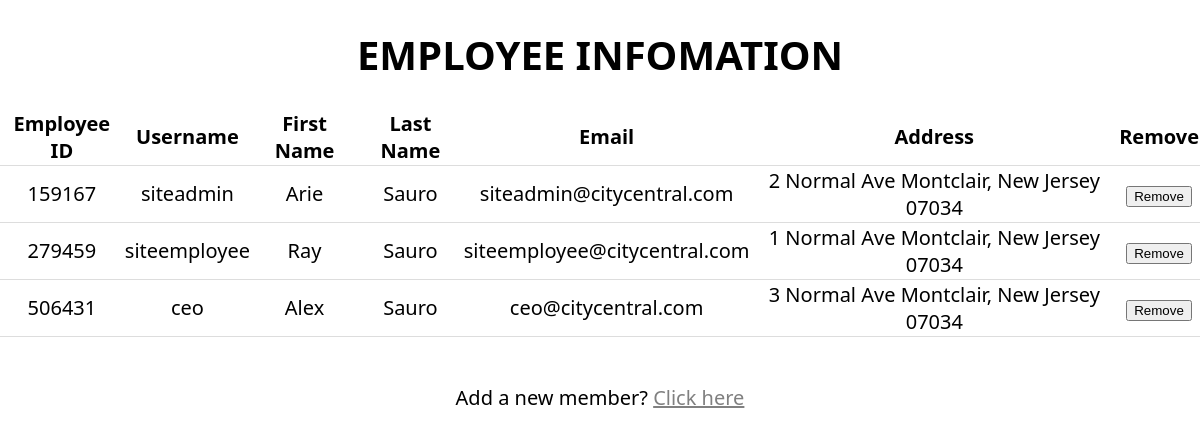
Screenshot of /employee/emp_info.php with the database file from the repository.
### tables this page shows
CREATE TABLE `EMPLOYEE` (
  `employeeID` char(6) NOT NULL,
  `eUsername` varchar(50) DEFAULT NULL,
  `ePassword` varchar(255) NOT NULL,
  `eEmail` varchar(50) DEFAULT NULL,
  `eFname` varchar(50) NOT NULL,
  `eLname` varchar(50) NOT NULL,
  `eAddress` varchar(100) NOT NULL
);

### employee/emp_info.php (the view, shortened to what this page needs)
<?php
    require_once '../db_connect.php';
    $query = "SELECT * FROM EMPLOYEE";
    $results = $db->query($query);
    $num_results = $results->num_rows;
?>
<!DOCTYPE html>
<html>
<head>
    <link rel="stylesheet" href="../product.css">
</head>
    <body>
        <div id="log-in">
            <div class="log-in">
                <h1><center>EMPLOYEE INFOMATION</center></h1>
            </div>
        <table>
            <tr>
                <th>
                    Employee ID
                </th>
                <th>
                    Username
                </th>
                <th>
                    First Name
                </th>
                <th>
                    Last Name
                </th>
                <th>
                    Email
                </th>
                <th>
                    Address
                </th>
                <th>
                    Remove
                </th>
            </tr>
            <?php
        for ($i = 0; $i < $num_results; $i++) {
            $row = $results->fetch_assoc();
            echo "<form action='scripts/emp_delete.php' method='post'>
                <tr>
                    <td>
                        ".$row['employeeID']."
                    </td>
                    <td>
                        ".$row['eUsername']."
                    <td>
                        ".$row['eFname']."
                    </td>
                    <td>
                        ".$row['eLname']."
                    </td>
                    <td>
                        ".$row['eEmail']."
                    </td>
                    <td>
                        ".$row['eAddress']."
                    </td>
                    <td>
                        <input type='hidden' name='empid' value='".$row['employeeID']."'>
                        <input type='submit' value='Remove'>
                    </td>
                </tr>
            </form>";
        }
        ?>
        </table>
        <br>
        <p>
            Add a new member? <a href='emp_register.php'>Click here</a>
            <br>
        </p>
    </body>
</html>

### product.css (style rules this page uses)
body, html { height: 100%; margin: 0; font-family: 'Segoe UI', Tahoma, Geneva, Verdana, sans-serif; }

### employee/emp_info.php (style rules this page uses)
body { text-align: center; font-size:20px; font-family: 'Segoe UI', Tahoma, Geneva, Verdana, sans-serif; }
a { text-decoration; color:grey; }
table { position: relative; margin-left: auto; margin-right: auto; border-collapse: collapse; }
th, td { border-bottom: 1px solid #ddd; }

### rows the page displays
employee: employeeID "159167", eUsername "siteadmin", eFname "Arie", eLname "Sauro", eEmail "siteadmin@citycentral.com", eAddress "2 Normal Ave Montclair, New Jersey 07034"
employee: employeeID "279459", eUsername "siteemployee", eFname "Ray", eLname "Sauro", eEmail "siteemployee@citycentral.com", eAddress "1 Normal Ave Montclair, New Jersey 07034"
employee: employeeID "506431", eUsername "ceo", eFname "Alex", eLname "Sauro", eEmail "ceo@citycentral.com", eAddress "3 Normal Ave Montclair, New Jersey 07034"
